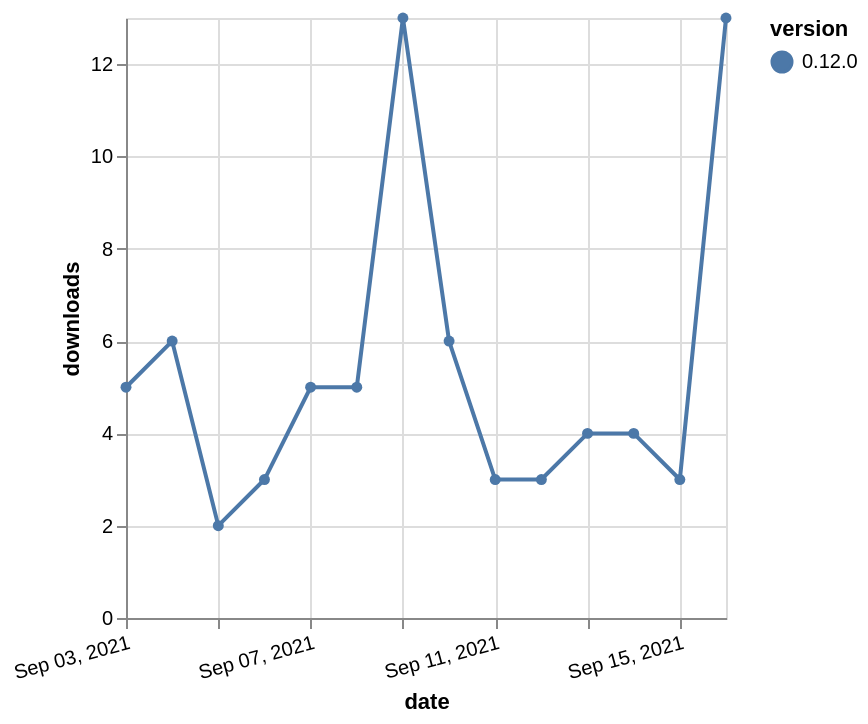

Write a Vega-Lite specification for this figure.
### Vega-Lite specification from a JSON file in a GitHub repository (floating-point values rounded to 4 significant figures)
{"$schema": "https://vega.github.io/schema/vega-lite/v5.json", "description": "A simple bar chart with embedded data.", "data": {"values": [{"date": "2021-09-03", "total": 11445, "delta": 5, "version": "0.12.0"}, {"date": "2021-09-04", "total": 11451, "delta": 6, "version": "0.12.0"}, {"date": "2021-09-05", "total": 11453, "delta": 2, "version": "0.12.0"}, {"date": "2021-09-06", "total": 11456, "delta": 3, "version": "0.12.0"}, {"date": "2021-09-07", "total": 11461, "delta": 5, "version": "0.12.0"}, {"date": "2021-09-08", "total": 11466, "delta": 5, "version": "0.12.0"}, {"date": "2021-09-09", "total": 11479, "delta": 13, "version": "0.12.0"}, {"date": "2021-09-10", "total": 11485, "delta": 6, "version": "0.12.0"}, {"date": "2021-09-11", "total": 11488, "delta": 3, "version": "0.12.0"}, {"date": "2021-09-12", "total": 11491, "delta": 3, "version": "0.12.0"}, {"date": "2021-09-13", "total": 11495, "delta": 4, "version": "0.12.0"}, {"date": "2021-09-14", "total": 11499, "delta": 4, "version": "0.12.0"}, {"date": "2021-09-15", "total": 11502, "delta": 3, "version": "0.12.0"}, {"date": "2021-09-16", "total": 11515, "delta": 13, "version": "0.12.0"}]}, "width": "container", "mark": {"type": "line", "point": {"filled": true}}, "encoding": {"x": {"field": "date", "type": "temporal", "timeUnit": "yearmonthdate", "title": "date", "axis": {"labelAngle": -15}}, "y": {"field": "delta", "type": "quantitative", "title": "downloads"}, "color": {"field": "version", "type": "nominal"}, "tooltip": {"field": "delta"}}}
